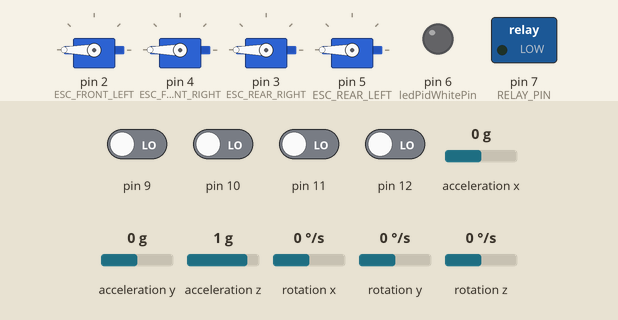
A sketch run on a simulated Arduino Uno, built with avr-gcc and run on an emulated ATmega328P. Shown: 4 × servo, switched loads named in the sketch (green lamp = pin HIGH), output pins drawn as LEDs (lit = HIGH). Wiring (inferred from the names in the program): MPU-6050 motion sensor at I2C address 0x68. The inputs (shaded band) are chosen by the test bench; at power-on: pin 9–12 LOW, acceleration x 0 g, acceleration y 0 g, acceleration z 1 g, rotation x 0 °/s, rotation y 0 °/s, rotation z 0 °/s.

Above: at 8.9 s.
At 10.9 s:
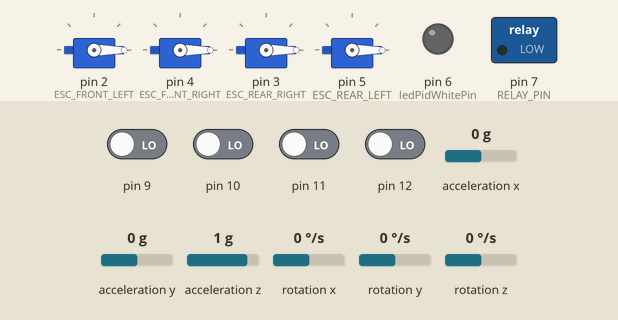
Timing chart, 0 to 12.4 s (numbered marks = the images above):
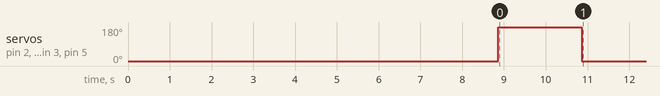

The sketch:

drone-controller.ino
```cpp
#include <Wire.h>
#include <Servo.h>
#include "MPU6050.h"
#include "FSI6.h"
#include "ESC.h"
#include "PID.h"

//#define ADXL345 (0x53)             // Device address as specified in data sheet //ADXL345 accelerometer
#define GYRO (0x68)               // Gyro address
#define HMC5883 (0x1E)
#define ACC (0x68)
#define GYRO_DATA (0x1B)        // Gyro data first address
#define DATAX0  (0x32)         //X-Axis Data 0
#define G_DATAX0 (0x1D)
#define G_SMPLRT_DIV 0x15
#define G_DLPF_FS 0x16
#define G_INT_CFG 0x17
#define G_PWR_MGM 0x3E
#define ACC_UNIT (8,192.0)

MPU6050 mpu;
FSI6 fsi;
ESC esc;
PID pid;

float timeDevice, timePrev, elapsedTime, loopTimer;

int targetStopMotorValue = 1080;

float refAngleX = 0, refAngleY = 0;
float throttle = 1100;

float pidResult[5];
float error = 0, previousErrorX = 0, previousErrorY = 0, pidIntegrateX = 0, pidIntegrateY = 0, pidProportional = 0, pidDerivative = 0, pwmLeft, pwmRight;

int minPulseRate = 1100;
int maxPulseRate = 1900;

Servo escWhiteRight;
Servo escWhiteLeft;
Servo escRedRight;
Servo escRedLeft;

int relayPin = 7;         // Relay
int ledPidWhitePin = 6;   // led to warn that a pid has been set

int nbSignalLost = 0;
int nbIterations = 0;
int nbMaxIterations = 100;


unsigned long timer[4];
byte lastChannel[4];
int input[4];

void setup() {

  Wire.begin();
  //Serial.begin(115200);

  mpu.init();
  fsi.init();

  timeDevice = micros();
  loopTimer = micros();

  // Led pin
  pinMode(ledPidWhitePin, OUTPUT);

  mpu.calibrateGyro();

  PCICR |= ( 1 << PCIE0 );
  PCMSK0 |= ( 1 << PCINT1);
  PCMSK0 |= ( 1 << PCINT2);
  PCMSK0 |= ( 1 << PCINT3);
  PCMSK0 |= ( 1 << PCINT4);

  esc.init();


  AccelAngles accelAngles = mpu.computeAngles();
  Serial.print("Desired angle \t");
  mpu.printAngles();
  refAngleX = accelAngles.pitch;

  pid.refAnglePitch = accelAngles.pitch;
  pid.refAngleRoll = accelAngles.roll;
  pid.refAngleYaw = accelAngles.yaw;
}

ISR(PCINT0_vect) {


  long timerValue = micros();
  if (lastChannel[0] == 0 && PINB & B00000010) {
    lastChannel[0] = 1;
    timer[0] = timerValue;
  } else if (lastChannel[0] == 1 && !(PINB & B00000010)) {
    lastChannel[0] = 0;
    input[0] = timerValue - timer[0];
  }

  if (lastChannel[1] == 0 && PINB & B00000100) {
    lastChannel[1] = 1;
    timer[1] = timerValue;
  } else if (lastChannel[1] == 1 && !(PINB & B00000100)) {
    lastChannel[1] = 0;
    input[1] = timerValue - timer[1];
  }

  if (lastChannel[2] == 0 && PINB & B00001000) {
    lastChannel[2] = 1;
    timer[2] = timerValue;
  } else if (lastChannel[2] == 1 && !(PINB & B00001000)) {
    lastChannel[2] = 0;
    input[2] = timerValue - timer[2];
  }


  if (lastChannel[3] == 0 && PINB & B00010000) {
    lastChannel[3] = 1;
    timer[3] = timerValue;
  } else if (lastChannel[3] == 1 && !(PINB & B00010000)) {
    lastChannel[3] = 0;
    input[3] = timerValue - timer[3];
  }
}


void printInterrupt() {
  Serial.print(input[0]);
  Serial.print(" - ");
  Serial.print(input[1]);
  Serial.print(" - ");
  Serial.print(input[2]);
  Serial.print(" - ");
  Serial.print(input[3]);
}

void loop() {

  //printInterrupt();


  if (input[1] < targetStopMotorValue && input[2] < targetStopMotorValue) {
    // Stop the motor
    throttle = 0;
  } else {
    // convert the RC value into the motor value
    throttle = map(input[2], 1000, 1980, minPulseRate - 50, maxPulseRate);
  }

  // compute the angles (pitch and roll)
  AccelAngles accelAngles = mpu.computeAngles();


  PIDDrone pidDrone = pid.computePidDrone(accelAngles.pitch, accelAngles.roll, accelAngles.yaw);


  float frontLeft = throttle + pidDrone.frontLeft;
  float frontRight = throttle + pidDrone.frontRight;
  float rearLeft = throttle + pidDrone.rearLeft;
  float rearRight = throttle + pidDrone.rearRight;

  frontLeft = max(frontLeft, MIN_PULSE_RATE);
  frontRight = max(frontRight, MIN_PULSE_RATE);
  rearLeft = max(rearLeft, MIN_PULSE_RATE);
  rearRight = max(rearRight, MIN_PULSE_RATE);

  esc.frontLeft.writeMicroseconds(frontLeft);
  esc.frontRight.writeMicroseconds(frontRight);
  esc.rearLeft.writeMicroseconds(rearLeft);
  esc.rearRight.writeMicroseconds(rearRight);

  if (abs(pidResult[4]) > 10) {
    digitalWrite(ledPidWhitePin, HIGH);
  } else {
    digitalWrite(ledPidWhitePin, LOW);
  }


  //We wait until 4000us are passed.
  float delta = micros() - loopTimer;
  //Serial.print("\t");
  //Serial.println(delta);
  while (micros() - loopTimer < 4000);
  loopTimer = micros();

}
```

ESC.cpp
```cpp
#include "ESC.h"
#include "Arduino.h"

ESC::ESC() {

}

void ESC::init() {

  // set up pin mode
  frontLeft.attach(ESC_FRONT_LEFT, MIN_PULSE_RATE, MAX_PULSE_RATE);
  frontRight.attach(ESC_FRONT_RIGHT, MIN_PULSE_RATE, MAX_PULSE_RATE);
  rearRight.attach(ESC_REAR_RIGHT, MIN_PULSE_RATE, MAX_PULSE_RATE);
  rearLeft.attach(ESC_REAR_LEFT, MIN_PULSE_RATE, MAX_PULSE_RATE);


  // init motor to min
  Serial.println("Send min to ESC");
  frontRight.writeMicroseconds(MIN_PULSE_RATE);
  frontLeft.writeMicroseconds(MIN_PULSE_RATE);
  rearRight.writeMicroseconds(MIN_PULSE_RATE);
  rearLeft.writeMicroseconds(MIN_PULSE_RATE);
  delay(2000);

  // start motor
  pinMode(RELAY_PIN, OUTPUT);
  digitalWrite(RELAY_PIN, LOW);
  Serial.println("Start motor");
  delay(2000);

  // init motor to max
  Serial.println("Send max to ESC");
  frontRight.writeMicroseconds(MAX_PULSE_RATE);
  frontLeft.writeMicroseconds(MAX_PULSE_RATE);
  rearRight.writeMicroseconds(MAX_PULSE_RATE);
  rearLeft.writeMicroseconds(MAX_PULSE_RATE);
  delay(2000);

}

void ESC::stopMotor() {
  frontRight.writeMicroseconds(MIN_PULSE_RATE);
  frontLeft.writeMicroseconds(MIN_PULSE_RATE);
  rearRight.writeMicroseconds(MIN_PULSE_RATE);
  rearLeft.writeMicroseconds(MIN_PULSE_RATE);
}
```

ESC.h
```cpp
#ifndef ESC_h
#define ESC_h

#include <Servo.h>
#include "Arduino.h"

#define ESC_FRONT_LEFT 2
#define ESC_FRONT_RIGHT 4
#define ESC_REAR_RIGHT 3
#define ESC_REAR_LEFT 5

#define MIN_PULSE_RATE 1100
#define MAX_PULSE_RATE 1900

#define RELAY_PIN 7

class ESC {
  public:

    ESC();
    void init();
    void stopMotor();

    Servo frontLeft;
    Servo frontRight;
    Servo rearRight;
    Servo rearLeft;
};

#endif
```

FSI6.cpp
```cpp
#include "FSI6.h"
#include "Arduino.h"

FSI6::FSI6() {

}

void FSI6::init() {
  Serial.print("FSI initialisation... ");

  pinMode(CH1_PIN, INPUT);
  pinMode(CH2_PIN, INPUT);
  pinMode(CH3_PIN, INPUT);
  pinMode(CH4_PIN, INPUT);

  Serial.println("OK");
}

ChannelRaw FSI6::readChannelRaw() {

  ChannelRaw channelRaw;

  //channelRaw.ch1 = pulseIn(CH1_PIN, HIGH);
  //channelRaw.ch2 = pulseIn(CH2_PIN, HIGH);
  //channelRaw.ch3 = pulseIn(CH3_PIN, HIGH);
  //channelRaw.ch4 = pulseIn(CH4_PIN, HIGH);

  return channelRaw;
}


void FSI6::printChannels(ChannelRaw channelRaw) {

  Serial.print("Channel ch1: ");
  Serial.print(channelRaw.ch1);
  Serial.print(" | ch2: ");
  Serial.print(channelRaw.ch2);
  Serial.print(" | ch3: ");
  Serial.print(channelRaw.ch3);
  Serial.print(" | ch4: ");
  Serial.println(channelRaw.ch4);


  Serial.print("With interrupt \t");
  Serial.println(this->channelRaw.ch3);
}
```

FSI6.h
```cpp
#ifndef FSI6_h
#define FSI6_h

#include "Arduino.h"

#define CH1_PIN 2
#define CH2_PIN 3
#define CH3_PIN 4
#define CH4_PIN 5

struct ChannelRaw{
  volatile int ch1;
  volatile int ch2;
  volatile int ch3;
  volatile int ch4;
};

class FSI6 {
  public:
    volatile ChannelRaw channelRaw;
    volatile ChannelRaw prevChannelRaw;
    volatile double prevCh1;
    volatile double prevCh2;
    volatile double prevCh3;
    volatile double prevCh4;

    FSI6();
    void init();
    ChannelRaw readChannelRaw();
    void printChannels(ChannelRaw channelRaw);
    void readChannel3Falling();
};

#endif
```

MPU6050.cpp
```cpp
#include "MPU6050.h"
#include "Arduino.h"

MPU6050::MPU6050() {

}

void MPU6050::init() {
  Serial.print("MPU initialisation... ");
  Wire.endTransmission();

  Wire.beginTransmission(GYRO_ADRESS);                        //Start communication with the MPU-6050.
  Wire.write(0x6B);                                            //We want to write to the PWR_MGMT_1 register (6B hex).
  Wire.write(0x00);                                            //Set the register bits as 00000000 to activate the gyro.
  Wire.endTransmission();                                      //End the transmission with the gyro.

  Wire.beginTransmission(GYRO_ADRESS);                        //Start communication with the MPU-6050.
  Wire.write(0x1B);                                            //We want to write to the GYRO_CONFIG register (1B hex).
  Wire.write(0x08);                                            //Set the register bits as 00001000 (500dps full scale).
  Wire.endTransmission();                                      //End the transmission with the gyro.

  Wire.beginTransmission(GYRO_ADRESS);                        //Start communication with the MPU-6050.
  Wire.write(0x1C);                                            //We want to write to the ACCEL_CONFIG register (1A hex).
  Wire.write(0x10);                                            //Set the register bits as 00010000 (+/- 8g full scale range).
  Wire.endTransmission();                                      //End the transmission with the gyro.

  Wire.beginTransmission(GYRO_ADRESS);                        //Start communication with the MPU-6050.
  Wire.write(0x1A);                                            //We want to write to the CONFIG register (1A hex).
  Wire.write(0x03);                                            //Set the register bits as 00000011 (Set Digital Low Pass Filter to ~43Hz).
  Wire.endTransmission();                                      //End the transmission with the gyro.

  Serial.println("OK");

}

AccelRaw MPU6050::readAccelRaw() {

  Wire.beginTransmission(GYRO_ADRESS);
  Wire.write(ACCEL_XOUT_H);
  Wire.endTransmission();
  Wire.requestFrom(GYRO_ADRESS, 14);

  while (Wire.available() < 14);                               //Wait until all the bytes are received

  AccelRaw accelRaw;

  // Invert the accelometer data to be aligne with the gyro
  accelRaw.accY = Wire.read() << 8 | Wire.read();
  accelRaw.accX = Wire.read() << 8 | Wire.read();
  accelRaw.accZ = Wire.read() << 8 | Wire.read();
  accelRaw.temperature = Wire.read() << 8 | Wire.read();
  accelRaw.gyroRoll = Wire.read() << 8 | Wire.read();
  accelRaw.gyroPitch = Wire.read() << 8 | Wire.read();
  accelRaw.gyroYaw = Wire.read() << 8 | Wire.read();

  accelRaw.gyroRoll -= this->gyroRollCal;
  accelRaw.gyroPitch -= this->gyroPitchCal;
  accelRaw.gyroYaw -= this->gyroYawCal;

  //accelRaw.accY -= this->accYCal;
  //accelRaw.accX -= this->accXCal;

  accelRaw.accY *= -1;
  //accelRaw.accX *= -1;

  return accelRaw;
}

void MPU6050::calibrateGyro() {

  Serial.print("MPU gyro calibration... ");
  double gyroRollCalSum = 0;
  double gyroPitchCalSum = 0;
  double gyroYawCalSum = 0;
  double accXCalSum = 0;
  double accYCalSum = 0;

  int nbCal = 1000;
  int i = 0;

  for (i = 0; i < nbCal;  i++) {
    AccelRaw accelRaw = this->readAccelRaw();
    gyroRollCalSum += accelRaw.gyroRoll;
    gyroPitchCalSum += accelRaw.gyroPitch;
    gyroYawCalSum += accelRaw.gyroYaw;
    delay(3); // 250 Hz
  }

  this->gyroRollCal = gyroRollCalSum / nbCal;
  this->gyroPitchCal = gyroPitchCalSum / nbCal;
  this->gyroYawCal = gyroYawCalSum / nbCal;


  Serial.print("Gyro calibration roll ");
  Serial.print(this->gyroRollCal);
  Serial.print(" pitch ");
  Serial.println(this->gyroPitchCal);

  Serial.println("OK");
}

AccelAngles MPU6050::computeAngles() {

  AccelRaw accelRaw = readAccelRaw();

  //Gyro angle calculations
  //0.0000611 = 1 / (250Hz * 65.5)
  float convertGyroData = 0.0000611;
  accelAngles.pitch += accelRaw.gyroPitch * 0.0000611;
  accelAngles.roll += accelRaw.gyroRoll * 0.0000611;

  //0.000001066 = 0.0000611 * (3.142(PI) / 180degr) The Arduino sin function is in radians and not degrees.
  accelAngles.pitch -=  accelAngles.roll * sin((float)accelRaw.gyroYaw * 0.000001066);                  //If the IMU has yawed transfer the roll angle to the pitch angel.
  accelAngles.roll +=  accelAngles.pitch * sin((float)accelRaw.gyroYaw * 0.000001066);                  //If the IMU has yawed transfer the pitch angle to the roll angel.


  //Accelerometer angle calculations
  float accTotalVector = sqrt((accelRaw.accX * accelRaw.accX) + (accelRaw.accY * accelRaw.accY) + (accelRaw.accZ * accelRaw.accZ));    //Calculate the total accelerometer vector.
  float anglePitchAcc = 0;
  float angleRollAcc = 0;


  float scaleFactor = 1 / (4.096 / 180);
  if (abs(accelRaw.accY) < accTotalVector) {                                             //Prevent the asin function to produce a NaN.
    anglePitchAcc = asin((float)accelRaw.accY / accTotalVector) * scaleFactor;              //Calculate the pitch angle.
  }
  if (abs(accelRaw.accX) < accTotalVector) {                                             //Prevent the asin function to produce a NaN.
    angleRollAcc = asin((float)accelRaw.accX / accTotalVector) * scaleFactor;               //Calculate the roll angle.
  }

  // Serial.print( anglePitchAcc);
  // Serial.print(" \t");

  if (this->setupGyro) {

    accelAngles.pitch = accelAngles.pitch * 0.9996 + anglePitchAcc * 0.0004;                   //Correct the drift of the gyro pitch angle with the accelerometer pitch angle.
    accelAngles.roll = accelAngles.roll * 0.9996 + angleRollAcc * 0.0004;                     //Correct the drift of the gyro roll angle with the accelerometer roll angle.

  } else {
    accelAngles.pitch = anglePitchAcc;
    accelAngles.roll = angleRollAcc;
    this->setupGyro = true;
  }

/*
  Serial.print(accelAngles.pitch);
  Serial.print(" \t");
  Serial.print( accelAngles.roll);
  Serial.print(" \t");
*/

  return accelAngles;
}

void MPU6050::printAngles() {

  Serial.print("Pitch angle: ");
  Serial.print(this->accelAngles.pitch);
  Serial.print("\tRoll angle: ");
  Serial.println(this->accelAngles.roll);
}
```

MPU6050.h
```cpp
#ifndef MPU6050_h
#define MPU6050_h

#include "Arduino.h"
#include <Wire.h>

#define PWR_MGMT_1 0x6B
#define SIGNAL_PATH_RESET 0x68
#define ACCEL_XOUT_H 0x3B
#define GYRO_ADRESS 0x68

struct AccelRaw {
  long accX;
  long accY;
  long accZ;
  int16_t temperature;
  long gyroRoll;
  long gyroPitch;
  long gyroYaw;
};

struct AccelAngles {
  double pitch;
  double roll;
  double yaw = 0;
};

class MPU6050 {
  public:
    double accPitchCal = 0;
    double accRollCal = 0;
    double gyroRollCal = 0;
    double gyroPitchCal = 0;
    double gyroYawCal = 0;
    double accXCal = 0;
    double accYCal = 0;
    AccelAngles accelAngles;
    boolean setupGyro = false; //false;

    MPU6050();
    void init();
    AccelRaw readAccelRaw();
    AccelAngles computeAngles();
    void printAngles();
    void calibrateGyro();
};

#endif
```

PID.cpp
```cpp
#include "PID.h"
#include "Arduino.h"

PID::PID() {

}

/**
   Comptue the PID for each motor
*/
PIDDrone PID::computePidDrone(float anglePitch, float angleRoll, float angleYaw) {

  PIDResult pidPitch = this->computePidPitch(anglePitch);
  PIDResult pidRoll = this->computePidRoll(angleRoll);
  PIDResult pidYaw = this->computePidYaw(angleYaw);

  PIDDrone pidDrone;
  pidDrone.frontLeft = -pidPitch.pid + pidRoll.pid;
  pidDrone.frontRight = -pidPitch.pid - pidRoll.pid;
  pidDrone.rearLeft = pidPitch.pid + pidRoll.pid;
  pidDrone.rearRight = pidPitch.pid - pidRoll.pid;

  return pidDrone;
}


PIDResult PID::computePidPitch(float anglePitch) {

  PIDResult pid = this->computePid(anglePitch, this->refAnglePitch, this->integratePitch, this->errorPitch);
  this->errorPitch = pid.error;
  this->integratePitch = pid.integrate;

  return pid;
}

PIDResult PID::computePidRoll(float angleRoll) {
  PIDResult pid = this->computePid(angleRoll, this->refAngleRoll, this->integrateRoll, this->errorRoll);
  this->errorRoll = pid.error;
  this->integrateRoll = pid.integrate;

  return pid;
}


PIDResult PID::computePidYaw(float angleYaw) {
  PIDResult pid = this->computePid(angleYaw, this->refAngleYaw, this->integrateYaw, this->errorYaw);
  this->errorYaw = pid.error;
  this->integrateYaw = pid.integrate;

  return pid;
}

/**
   Compute the PID
*/
PIDResult PID::computePid(float angle, float refAngle, double pidIntegrate, float previousError ) {

  PIDResult pidResult;
  double error = angle - refAngle;
  float pid = 0 , pidProportional = 0, pidDerivative = 0;

  pidProportional = KP * error;
  pidDerivative = KD * (error - previousError);

  float multiplication = KI * error;


  pidIntegrate = pidIntegrate + multiplication;

  pid = pidProportional + pidIntegrate + pidDerivative;

/*
  Serial.print("Error: ");
  Serial.print(error);
  Serial.print("\t PID ");
  Serial.print(pid);
  Serial.print("\t");
  */
  pid = constrain(pid, -MAX_PID, MAX_PID);

  pidResult.pid = pid;
  pidResult.error = error;
  pidResult.integrate = pidIntegrate;


  return pidResult;

}
```

PID.h
```cpp
#ifndef PID_h
#define PID_h

#define KP (6.50)
#define KI (0.001)
#define KD (10.00)
#define MAX_PID (100)

struct PIDDrone {
  double frontLeft;
  double frontRight;
  double rearLeft;
  double rearRight;
};

struct PIDResult {
  double pid;
  float integrate;
  double error;
};

class PID {

  private:
    PIDResult computePid(float angle, float refAngle, double pidIntegrate, float previousError);

    PIDResult computePidPitch(float angle);
    PIDResult computePidRoll(float angle);
    PIDResult computePidYaw(float angle);

  public:
    float refAnglePitch = 0;
    float refAngleRoll = 0;
    float refAngleYaw = 0;

    double integratePitch = 0;
    double integrateRoll = 0;
    double integrateYaw = 0;

    double errorPitch = 0;
    double errorRoll = 0;
    double errorYaw = 0;

    PID();
    PIDDrone computePidDrone(float anglePitch, float angleRoll, float angleYaw);
};

#endif
```

Measured:
- by itself, servo on pin 2 (ESC_FRONT_LEFT), servo on pin 4 (ESC_FRONT_RIGHT), servo on pin 3 (ESC_REAR_RIGHT), servo on pin 5 (ESC_REAR_LEFT): 0° → 180° at 8.9 s, → 0° 2.0 s later
